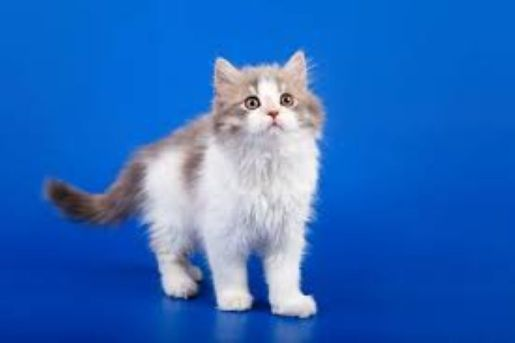
#> input picture data/cat.jpg, 515 x 343 px, found by its file name
$ python 0426.py
#> lines starting #> are read from the running program, lines starting #| are printed output that depends on the picture; long printed decimals are rounded
# 0426.py
import cv2
import numpy as np

src = cv2.imread('./data/cat.jpg')
#> src is the input picture: shape (343, 515, 3); mean B, G, R 190.1, 105.6, 42.2
b, g, r = cv2.split(src)
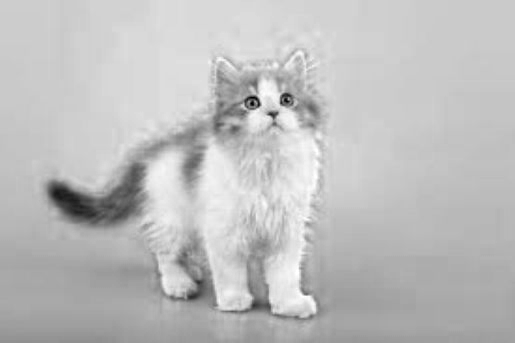
#> b: shape (343, 515); min 0, max 255, mean 190.1
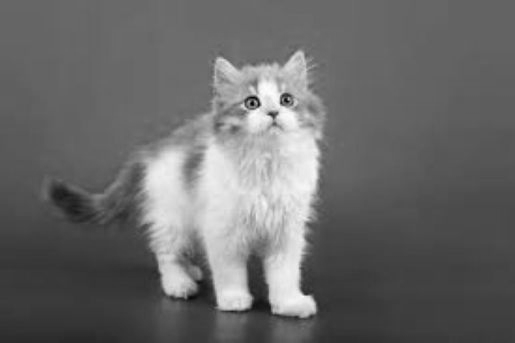
#> g: shape (343, 515); min 3, max 254, mean 105.6
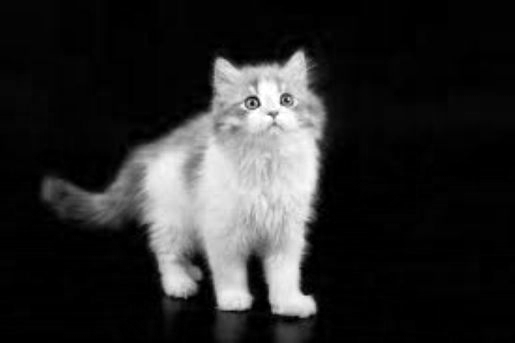
#> r: shape (343, 515); min 0, max 255, mean 42.2
cv2.imshow('b', b)
cv2.imshow('g', g)
cv2.imshow('r', r)

X = src.reshape(-1, 3)
print('X.shape=', X.shape)
#| X.shape= (176645, 3)

mean, eVects = cv2.PCACompute(X, mean=None)
#> mean = [[190.1, 105.6, 42.24]]; eVects = [[0.098, 0.513, 0.852], [0.843, 0.412, -0.345], [-0.529, 0.753, -0.393]]
print('mean = ', mean)
#| mean =  [[190.144 105.555  42.242]]
print('eVects = ', eVects)
#| eVects =  [[ 0.09798  0.5135  0.8525]
#|  [ 0.8433   0.4121  -0.3451 ]
#|  [-0.5285  0.7527  -0.3926]]

Y =cv2.PCAProject(X, mean, eVects)
Y = Y.reshape(src.shape)
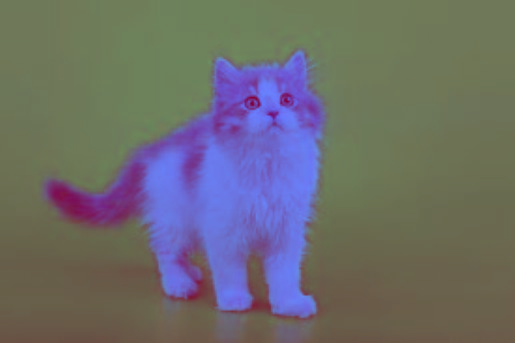
#> Y: shape (343, 515, 3) float32; mean B, G, R 0, 0, 0; drawn with min black and max white
print('Y.shape=', Y.shape)
#| Y.shape= (343, 515, 3)

eImage = list(cv2.split(Y))
#> eImage = 3 items
for i in range(3):
    cv2.normalize(eImage[i], eImage[i], 0, 255, cv2.NORM_MINMAX)
    eImage[i]=eImage[i].astype(np.uint8)

cv2.imshow('eImage[0]', eImage[0])
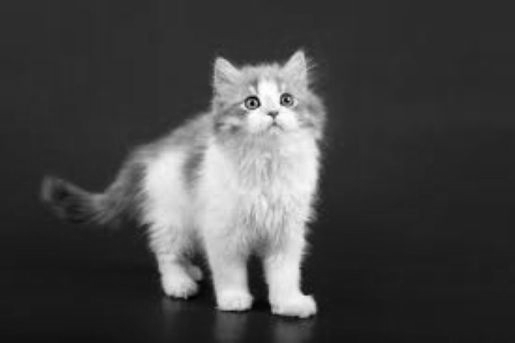
#> window 'eImage[0]': shape (343, 515); min 0, max 255, mean 69
cv2.imshow('eImage[1]', eImage[1])
cv2.imshow('eImage[2]', eImage[2])
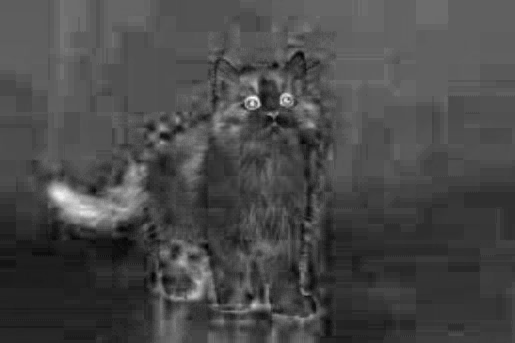
#> window 'eImage[2]': shape (343, 515); min 0, max 255, mean 72.5
cv2.waitKey()
cv2.destroyAllWindows()

$ run again, with data/1209.jpg copied over data/cat.jpg
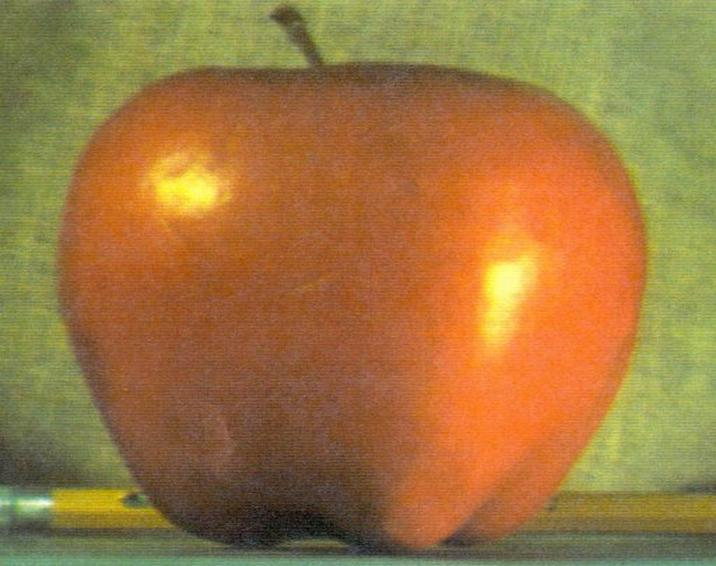
#> input picture data/1209.jpg, 716 x 566 px, found by its file name
#> src is the input picture: shape (566, 716, 3); mean B, G, R 64.8, 119.6, 159.1
#| X.shape= (405256, 3)
#> mean = [[64.77, 119.6, 159.1]]; eVects = [[0.0565, 0.459, 0.887], [0.546, 0.729, -0.412], [0.836, -0.508, 0.209]]
#| mean =  [[ 64.769 119.631 159.063]]
#| eVects =  [[ 0.05651  0.4587  0.8868 ]
#|  [ 0.5465  0.7291  -0.412]
#|  [ 0.8356   -0.5079  0.2095]]
#> `Y = Y.reshape(src.shape)`:
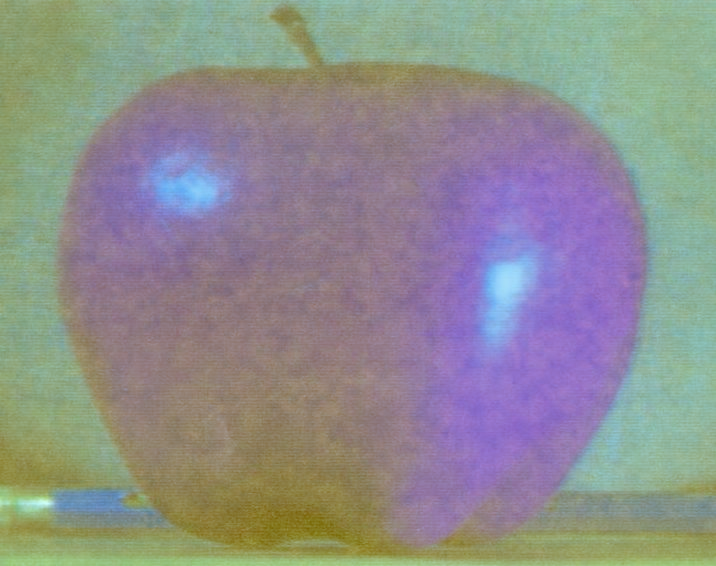
#> Y: shape (566, 716, 3) float32; mean B, G, R 0, 0, 0; drawn with min black and max white
#| Y.shape= (566, 716, 3)
#> eImage = 3 items
#> `cv2.imshow('eImage[2]', eImage[2])`:
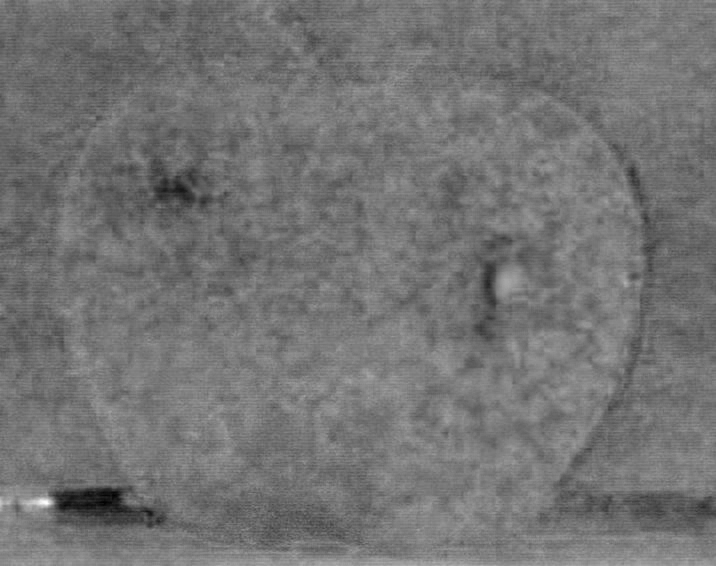
#> window 'eImage[2]': shape (566, 716); min 0, max 255, mean 115.6
